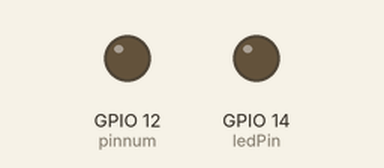
This sketch was run on a simulated ESP8266 (NodeMCU). Parts: output pins drawn as LEDs (lit = HIGH). WiFi joins after 1.5 s; servers stay silent unless stated; uploads are accepted with an empty reply; what the sketch prints to the serial monitor is not drawn.

Above: at 4.1 s.
At 6.85 s:
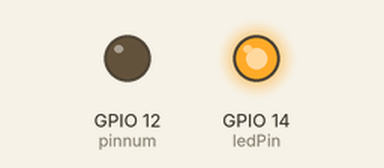
Timing chart, 0 to 8.4 s (numbered marks = the images above):
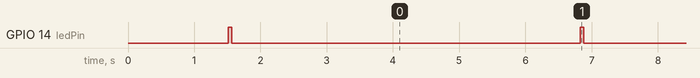

Measured:
- by itself, GPIO 14 (ledPin): alternates HIGH for 0.05 s and LOW for 5.3 s

The sketch:

WiFiWebServer_Buzzer.ino
```cpp
//webserverという名前だけど、今はwebclientです。過去のバージョンではサーバーでした。

#include <ESP8266WiFi.h>
#include <string.h>

//const char* ssid     = "pr500k-c374e6-1";
//const char* password = "272cb07923209";

//const char* ssid     = "ESP_D59142";
//const char* password = "";
const char* ssid     = "aterm-67d898-g";
const char* password = "4c29770bd0558";

int val=0;
//gpioNumber. default is 2.
const int pinnum = 12;
const int ledPin = 14;
//電源入って一番最初の通信かどうか。これにより、ブザー側のリセットボタンを押した後の最初の通信で、スイッチ側もリセットします。
int isFirstConnect = 1;

//接続先のIPアドレス
//const char* host = "192.168.4.1";
const char* host = "192.168.0.31";

void setup() {
  Serial.begin(115200);
  delay(10);

  // prepare GPIO
  pinMode(pinnum, OUTPUT);
  digitalWrite(pinnum, 0);
  pinMode(ledPin, OUTPUT);
  digitalWrite(ledPin, 0);

// We start by connecting to a WiFi network
  Serial.println();
  Serial.println();
  Serial.print("Connecting to ");
  Serial.println(ssid);

  WiFi.begin(ssid, password);

  while (WiFi.status() != WL_CONNECTED) {
    delay(500);
    Serial.print(".");
  }

  Serial.println("");
  Serial.println("WiFi connected");
  Serial.println("IP address: ");
  Serial.println(WiFi.localIP());
}


void play(int buzzer, int BEAT) {
  int i = 0;

  const int score[] = {262, 294, 330, 349, 392, 440, 494, 523, 0};
  //analogWrite(buzzer, 500) ;

  for (i = 0; i < 8; i++) {
    tone(buzzer, score[i]);
    delay(BEAT);
  }
  noTone(buzzer);

}

void flashingLED(const int ledpin){
  int i;
  for(i=0; i<8; i++){
    digitalWrite(ledpin, HIGH);
    delay(250);
    digitalWrite(ledpin, LOW);
    delay(250);
  }
}

void loop() {
    // Set GPIO according to the request


  //毎秒、更新してると負担がかかるので何秒かごとにSWが押されてるかを確かめる
  digitalWrite(ledPin, HIGH);
  if(val==1)play(pinnum, 300);
  //一瞬だけパイロットランプ点灯のためのdelay(50)
  delay(50);
  digitalWrite(ledPin, LOW);
  //SWが押されてる時はループ中でもLEDつけておく
  if(val == 1)digitalWrite(ledPin, HIGH);
  delay(4000);


  Serial.print("connecting to ");
  Serial.println(host);

  // Use WiFiClient class to create TCP connections
  WiFiClient client;
  const int httpPort = 80;
  if (!client.connect(host, httpPort)) {
    Serial.println("connection failed");
    //接続失敗はLEDピカピカで教える
    flashingLED(ledPin);
    return;
  }else{
    digitalWrite(ledPin, LOW);
  }

  // We now create a URI for the request
  String url;
//  if (state == 1)
//    url = "/gpio/1";
//  else url = "/gpio/0";

//いつもstateを聞くことにする
  url = "/state";
//最初の通信だけは、スイッチの値をリセットする。
  if(isFirstConnect == 1){
    isFirstConnect = 0;
    url = "/gpio/0";
    Serial.println("\r\nisFirstConnect!\r\n");
  }

  Serial.print("Requesting URL: ");
  Serial.println(url);

  // This will send the request to the server
  client.print(String("GET ") + url + " HTTP/1.1\r\n" +
               "Host: " + host + "\r\n" +
               "Connection: close\r\n\r\n");

  Serial.println("waiting response...\r\n");
  int timeout = millis() + 5000;
  int stTime = millis();
  while (client.available() == 0) {
//    if (timeout - millis() < 0) {
//      Serial.println(">>> Client Timeout !");
//      client.stop();
//      return;
//    }
    if (millis()-stTime > 4000) {
      Serial.println(">>> Client Timeout !");
      client.stop();
      return;
    }
    delay(1);
  }

  // Read all the lines of the reply from server and print them to Serial
  while (client.available()) {
    String line = client.readStringUntil('\r');
    Serial.print(line);
    //何故か\rは無視されるけど\nはちゃんと入れないと認識してくれない。Arduinoは\rで改行？Cってそういうものなんだっけ。
    String target_high = "\nGPIO is now high";
    String target_low = "\nGPIO is now low";
    //SWのボタンが押されていればvalを1にしとく
    //全ての行を読むため、Highでないかどうかだけだと、他の行例えば\nを読んだ時にHighでないからLow！って判定しちゃうのでHighとLowは別々にちゃんと確かめる
    if(line == target_high){
        val = 1;
        Serial.print("\n    HIT!\n");
      }else if(line == target_low)
      {
        val = 0;
        Serial.print("\n    NOTHIT!\n");
      }
  }
  Serial.println();
  Serial.println("closing connection");
}
```
